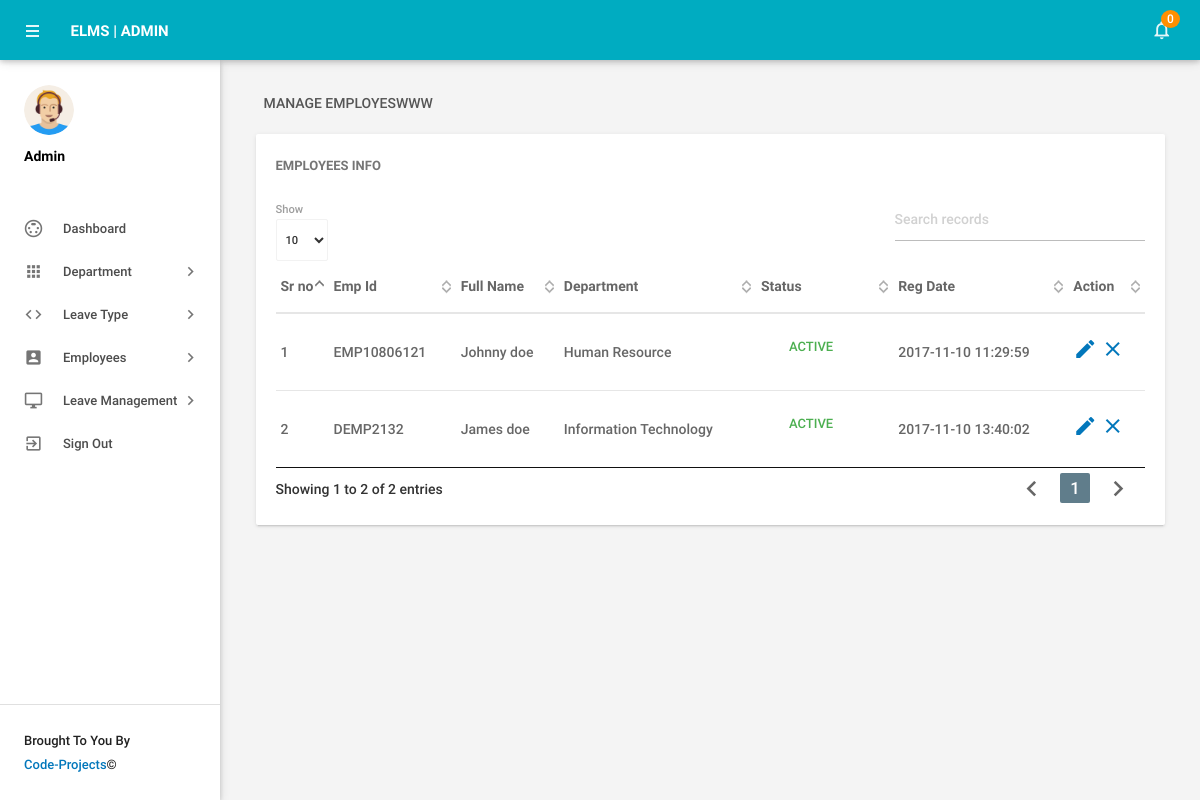
The app's page /admin/manageemployee.php (signed in), older data.
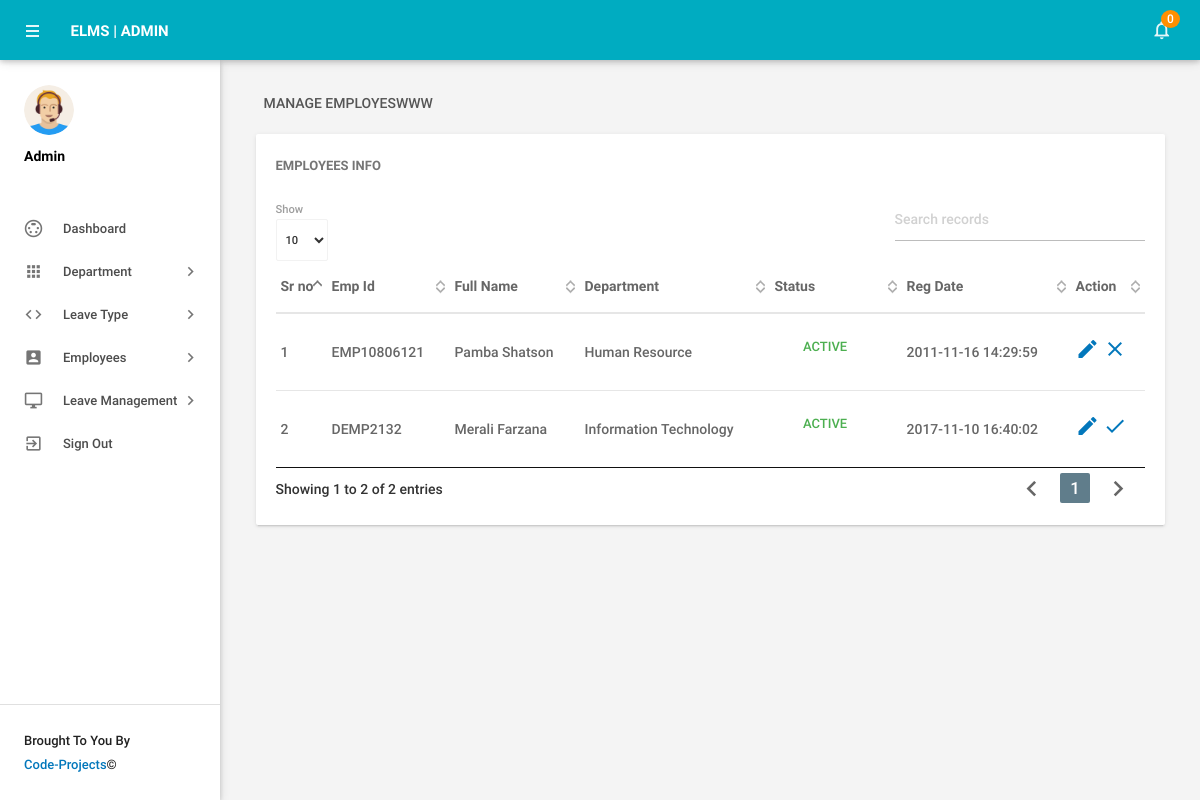
The same page, newer data.
### tables this page shows
CREATE TABLE IF NOT EXISTS `tblemployees` (
  `id` int(11) NOT NULL,
  `EmpId` varchar(100) NOT NULL,
  `FirstName` varchar(150) NOT NULL,
  `LastName` varchar(150) NOT NULL,
  `EmailId` varchar(200) NOT NULL,
  `Password` varchar(180) NOT NULL,
  `Gender` varchar(100) NOT NULL,
  `Dob` varchar(100) NOT NULL,
  `Department` varchar(255) NOT NULL,
  `Address` varchar(255) NOT NULL,
  `City` varchar(200) NOT NULL,
  `Country` varchar(150) NOT NULL,
  `Phonenumber` char(11) NOT NULL,
  `Status` int(1) NOT NULL,
  `RegDate` timestamp NOT NULL DEFAULT CURRENT_TIMESTAMP
);

### admin/manageemployee.php (the view, shortened to what this page needs)
<?php
include('includes/config.php');
if(strlen($_SESSION['alogin'])==0)
    {
header('location:index.php');
}
else{
 ?>
<!DOCTYPE html>
<html lang="en">
    <head>
        <link type="text/css" rel="stylesheet" href="../assets/plugins/materialize/css/materialize.min.css"/>
        <link href="../assets/plugins/material-preloader/css/materialPreloader.min.css" rel="stylesheet">
        <link href="../assets/plugins/datatables/css/jquery.dataTables.min.css" rel="stylesheet">
        <link href="../assets/css/alpha.min.css" rel="stylesheet" type="text/css"/>
        <link href="../assets/css/custom.css" rel="stylesheet" type="text/css"/>
    </head>
    <body>
       <?php include('includes/header.php');?>
       <?php include('includes/sidebar.php');?>
            <main class="mn-inner">
                <div class="row">
                    <div class="col s12">
                        <div class="page-title">Manage EmployesWWW</div>
                    </div>
                    <div class="col s12 m12 l12">
                        <div class="card">
                            <div class="card-content">
                                <span class="card-title">Employees Info</span>
                                <table id="example" class="display responsive-table ">
                                    <thead>
                                        <tr>
                                            <th>Sr no</th>
                                            <th>Emp Id</th>
                                            <th>Full Name</th>
                                            <th>Department</th>
                                             <th>Status</th>
                                             <th>Reg Date</th>
                                            <th>Action</th>
                                        </tr>
                                    </thead>
                                    <tbody>
<?php $sql = "SELECT EmpId,FirstName,LastName,Department,Status,RegDate,id from  tblemployees";
$query = $dbh -> prepare($sql);
$query->execute();
$results=$query->fetchAll(PDO::FETCH_OBJ);
$cnt=1;
if($query->rowCount() > 0)
{
foreach($results as $result)
{               ?>
                                        <tr>
                                            <td> <?php echo htmlentities($cnt);?></td>
                                            <td><?php echo htmlentities($result->EmpId);?></td>
                                            <td><?php echo htmlentities($result->FirstName);?>&nbsp;<?php echo htmlentities($result->LastName);?></td>
                                            <td><?php echo htmlentities($result->Department);?></td>
                                             <td><?php $stats=$result->Status;
if($stats){
                                             ?>
                                                 <a class="waves-effect waves-green btn-flat m-b-xs">Active</a>
                                                 <?php } else { ?>
                                                 <a class="waves-effect waves-red btn-flat m-b-xs">Inactive</a>
                                                 <?php } ?>
                                             </td>
                                              <td><?php echo htmlentities($result->RegDate);?></td>
                                            <td><a href="editemployee.php?empid=<?php echo htmlentities($result->id);?>"><i class="material-icons">mode_edit</i></a>
                                        <?php if($result->Status==1)
 {?>
<a href="manageemployee.php?inid=<?php echo htmlentities($result->id);?>" onclick="return confirm('Are you sure you want to inactive this Employe?');"" > <i class="material-icons" title="Inactive">clear</i>
<?php } else {?>
                                            <a href="manageemployee.php?id=<?php echo htmlentities($result->id);?>" onclick="return confirm('Are you sure you want to active this employee?');""><i class="material-icons" title="Active">done</i>
                                            <?php } ?> </td>
                                        </tr>
                                         <?php $cnt++;} }?>
                                    </tbody>
                                </table>
                            </div>
                        </div>
                    </div>
                </div>
            </main>
        </div>
        <div class="left-sidebar-hover"></div>
    </body>
</html>
<?php } ?>

### admin/includes/header.php (shortened to what this page needs)
        <div class="mn-content fixed-sidebar">
            <header class="mn-header navbar-fixed">
                <nav class="cyan darken-1">
                    <div class="nav-wrapper row">
                        <section class="material-design-hamburger navigation-toggle">
                            <a href="#" data-activates="slide-out" class="button-collapse show-on-large material-design-hamburger__icon">
                                <span class="material-design-hamburger__layer"></span>
                            </a>
                        </section>
                        <div class="header-title col s3">
                            <span class="chapter-title">ELMS | Admin</span>
                        </div>
                        <ul class="right col s9 m3 nav-right-menu">
                            <li class="hide-on-small-and-down"><a href="javascript:void(0)" data-activates="dropdown1" class="dropdown-button dropdown-right show-on-large"><i class="material-icons">notifications_none</i>
<?php
$isread=0;
$sql = "SELECT id from tblleaves where IsRead=:isread";
$query = $dbh -> prepare($sql);
$query->bindParam(':isread',$isread,PDO::PARAM_STR);
$query->execute();
$unreadcount=$query->rowCount();?>
                                <span class="badge"><?php echo htmlentities($unreadcount);?></span></a></li>
                        </ul>
                    </div>
                </nav>
            </header>

### admin/includes/sidebar.php (shortened to what this page needs)
  <aside id="slide-out" class="side-nav white fixed">
             <div class="side-nav-wrapper">
                 <div class="sidebar-profile">
                     <div class="sidebar-profile-image">
                         <img src="../assets/images/profile-image.png" class="circle" alt="">
                     </div>
                     <div class="sidebar-profile-info">
                             <p>Admin</p>
                     </div>
                 </div>
             <ul class="sidebar-menu collapsible collapsible-accordion" data-collapsible="accordion">
                 <li class="no-padding"><a class="waves-effect waves-grey" href="dashboard.php"><i class="material-icons">settings_input_svideo</i>Dashboard</a></li>
                 <li class="no-padding">
                     <a class="collapsible-header waves-effect waves-grey"><i class="material-icons">apps</i>Department<i class="nav-drop-icon material-icons">keyboard_arrow_right</i></a>
                 </li>
                 <li class="no-padding">
                     <a class="collapsible-header waves-effect waves-grey"><i class="material-icons">code</i>Leave Type<i class="nav-drop-icon material-icons">keyboard_arrow_right</i></a>
                 </li>
                 <li class="no-padding">
                     <a class="collapsible-header waves-effect waves-grey"><i class="material-icons">account_box</i>Employees<i class="nav-drop-icon material-icons">keyboard_arrow_right</i></a>
                 </li>
<li class="no-padding">
                     <a class="collapsible-header waves-effect waves-grey"><i class="material-icons">desktop_windows</i>Leave Management<i class="nav-drop-icon material-icons">keyboard_arrow_right</i></a>
                 </li>
                     <li class="no-padding">
                             <a class="waves-effect waves-grey" href="logout.php"><i class="material-icons">exit_to_app</i>Sign Out</a>
                         </li>
             </ul>
                <div class="footer">
                 <p class="copyright">Brought To You By<a href="http://www.code-projects.org/">Code-Projects </a>©</p>
             </div>
             </div>
         </aside>

Row changes from the older to the newer data that the page shows:
changed tblemployees "EMP10806121": FirstName "Johnny" → "Pamba"; LastName "doe" → "Shatson"; RegDate "2017-11-10 11:29:59" → "2011-11-16 14:29:59"
changed tblemployees "DEMP2132": FirstName "James" → "Merali"; LastName "doe" → "Farzana"; RegDate "2017-11-10 13:40:02" → "2017-11-10 16:40:02"; Status 1 → 2 (drawn)
